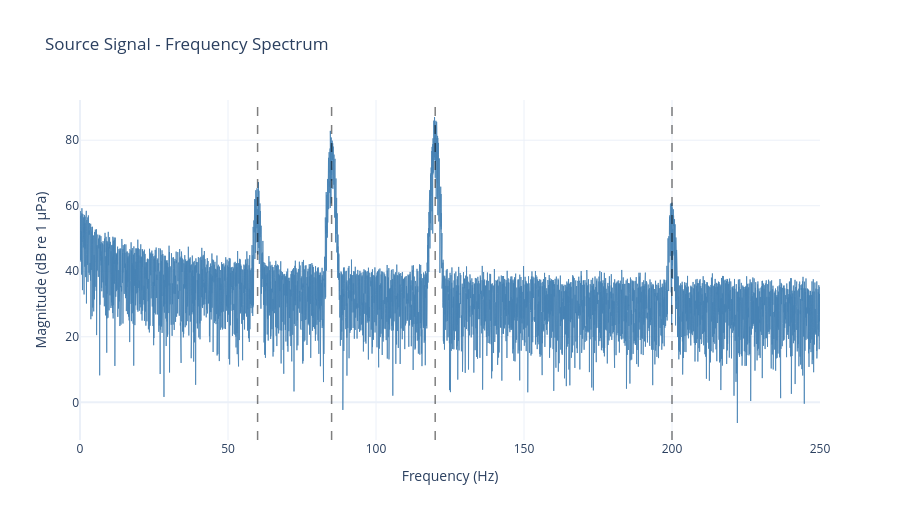

This figure's notebook cell:
### Markdown cell above
## Source Frequency Spectrum

Plot the frequency spectrum of the source signal with **proper amplitude scaling**:
- FFT magnitude is multiplied by `2.0/N` to get single-sided amplitude
- Converted to dB re 1 µPa: `20 * log10(amplitude)`
- Red dashed lines mark target frequencies (60, 85, 120, 200 Hz)

### Code cell
signal_real_src = np.real(source_signal)
freq_spectrum_src = np.fft.rfft(signal_real_src)
freq_axis_src = np.fft.rfftfreq(len(signal_real_src), 1 / SIGNAL_PARAMS["sampling_rate_hz"])

# FFT scaling: multiply by 2/N to get amplitude
N = len(signal_real_src)
spectrum_amplitude_upa = np.abs(freq_spectrum_src) * (2.0 / N)
spectrum_magnitude_db_src = 20 * np.log10(spectrum_amplitude_upa + 1e-10)

fig_src_freq = go.Figure()
fig_src_freq.add_trace(
    go.Scatter(
        x=freq_axis_src,
        y=spectrum_magnitude_db_src,
        mode="lines",
        line=dict(width=1, color="steelblue"),
        opacity=0.8
    )
)
for freq in TARGET_PARAMS["frequencies_hz"]:
    fig_src_freq.add_vline(
        x=float(freq),
        line_color="black",
        line_dash="dash",
        opacity=0.5,
        line_width=1.5,
    )

fig_src_freq.update_layout(
    title="Source Signal - Frequency Spectrum",
    xaxis_title="Frequency (Hz)",
    yaxis_title="Magnitude (dB re 1 µPa)",
    template="plotly_white",
    width=900,
    height=520,
)
fig_src_freq.show()

### Figure 1 — Plotly figure (JSON) as saved in the notebook; plotly's stock layout.template omitted (floating-point values rounded to 4 significant figures; data arrays with more than 128 entries replaced by an {"elided": "..."} marker saying what was removed)
{"data": [{"line": {"color": "steelblue", "width": 1}, "mode": "lines", "opacity": 0.8, "type": "scatter", "x": {"elided": "15001 float values"}, "y": {"elided": "15001 float values"}}], "layout": {"height": 520, "shapes": [{"line": {"color": "black", "dash": "dash", "width": 1.5}, "opacity": 0.5, "type": "line", "x0": 60, "x1": 60, "xref": "x", "y0": 0, "y1": 1, "yref": "y domain"}, {"line": {"color": "black", "dash": "dash", "width": 1.5}, "opacity": 0.5, "type": "line", "x0": 85, "x1": 85, "xref": "x", "y0": 0, "y1": 1, "yref": "y domain"}, {"line": {"color": "black", "dash": "dash", "width": 1.5}, "opacity": 0.5, "type": "line", "x0": 120, "x1": 120, "xref": "x", "y0": 0, "y1": 1, "yref": "y domain"}, {"line": {"color": "black", "dash": "dash", "width": 1.5}, "opacity": 0.5, "type": "line", "x0": 200, "x1": 200, "xref": "x", "y0": 0, "y1": 1, "yref": "y domain"}], "title": {"text": "Source Signal - Frequency Spectrum"}, "width": 900, "xaxis": {"title": {"text": "Frequency (Hz)"}}, "yaxis": {"title": {"text": "Magnitude (dB re 1 µPa)"}}}}
